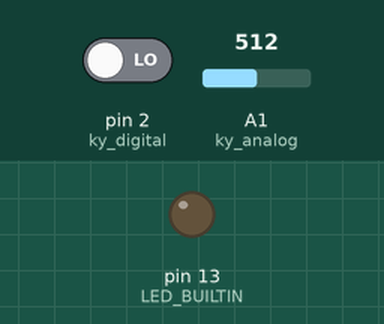
Simulated run of this sketch. Board: Arduino Uno, built with avr-gcc and run on an emulated ATmega328P. On the bench: output pins drawn as LEDs (lit = HIGH). Inputs (shaded band) come from the test bench; at power-on: pin 2 (ky_digital) LOW, A1 (ky_analog) = 512. What the sketch prints to the serial monitor is not drawn.

Above: at 1.2 s.
1.3 s: pin 2 (ky_digital) driven HIGH
At 1.8 s:
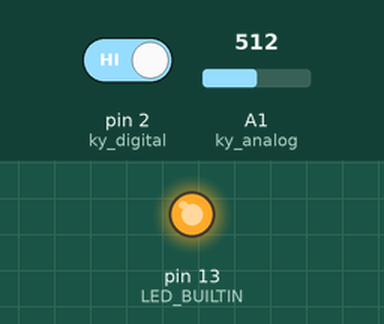
2.8 s: pin 2 (ky_digital) driven LOW
At 4.2 s:
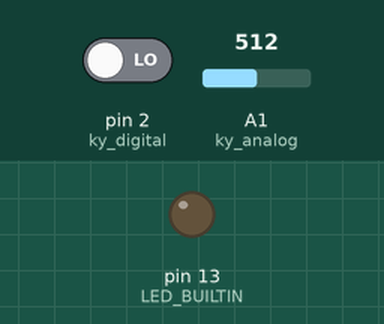
Timing chart, 0 to 5.8 s (numbered marks = the images above; inputs shaded):
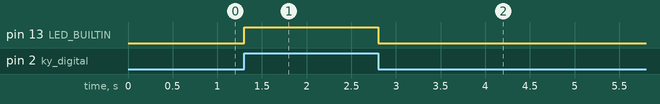

The sketch:

disco_board.ino
```cpp
int ky_digital = 2;
int ky_analog = A1;

int dNoise;
int aNoise;

void setup() {
  pinMode(ky_digital, INPUT);
  pinMode(LED_BUILTIN, OUTPUT);
  Serial.begin(9600);
}

void loop() {
  dNoise = digitalRead(ky_digital);
  aNoise = analogRead(ky_analog);
  if(dNoise == 1) {
    digitalWrite(LED_BUILTIN, HIGH);
  } else {
    digitalWrite(LED_BUILTIN, LOW);
  }
  Serial.println(aNoise);
  delay(1);
}
```

Measured:
- after the input at 1.3 s, pin 13 (LED_BUILTIN): LOW → HIGH at once
- after the input at 2.8 s, pin 13 (LED_BUILTIN): HIGH → LOW at once
